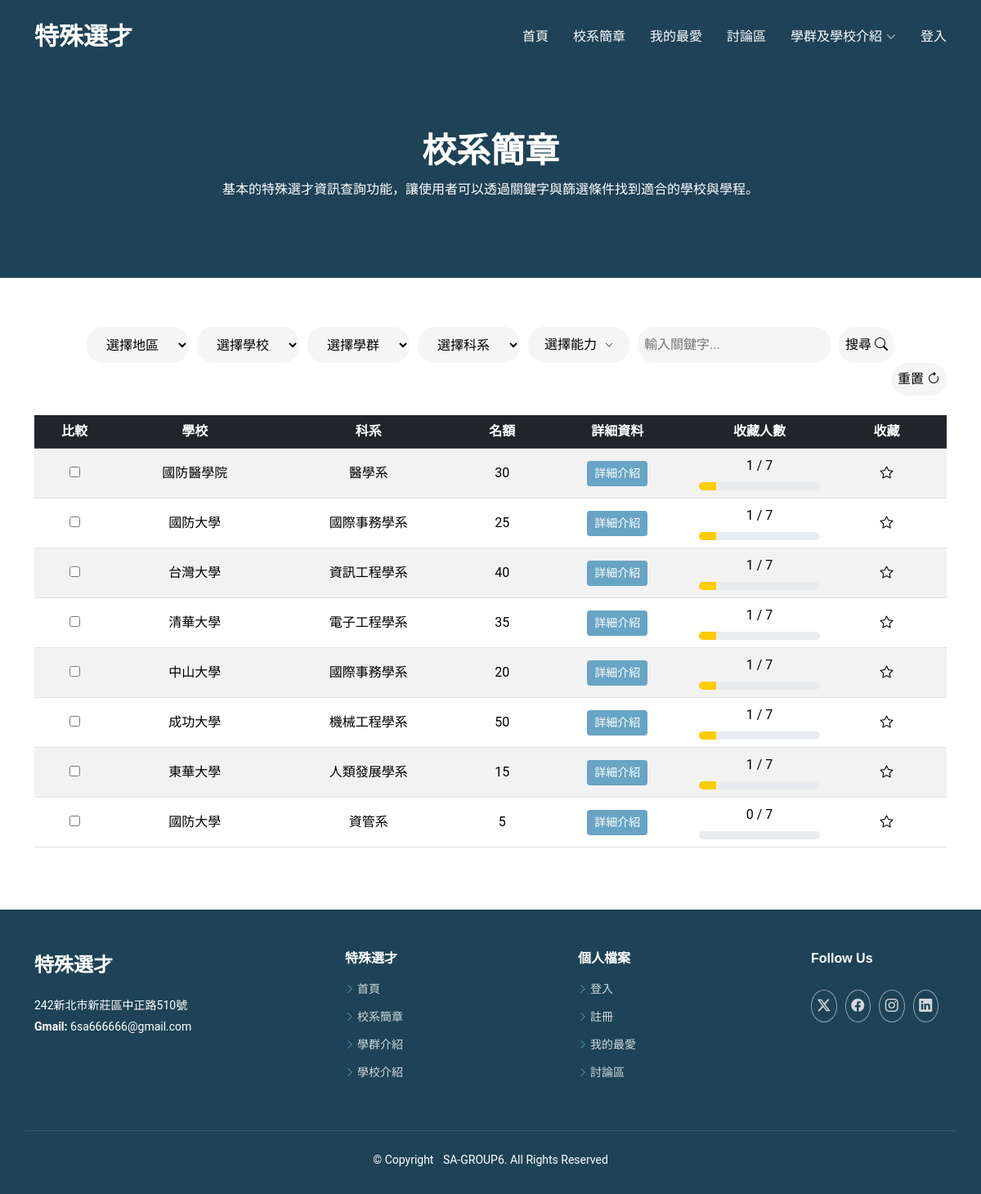
/Moderna/about.php, run on an earlier commit of the app's database.
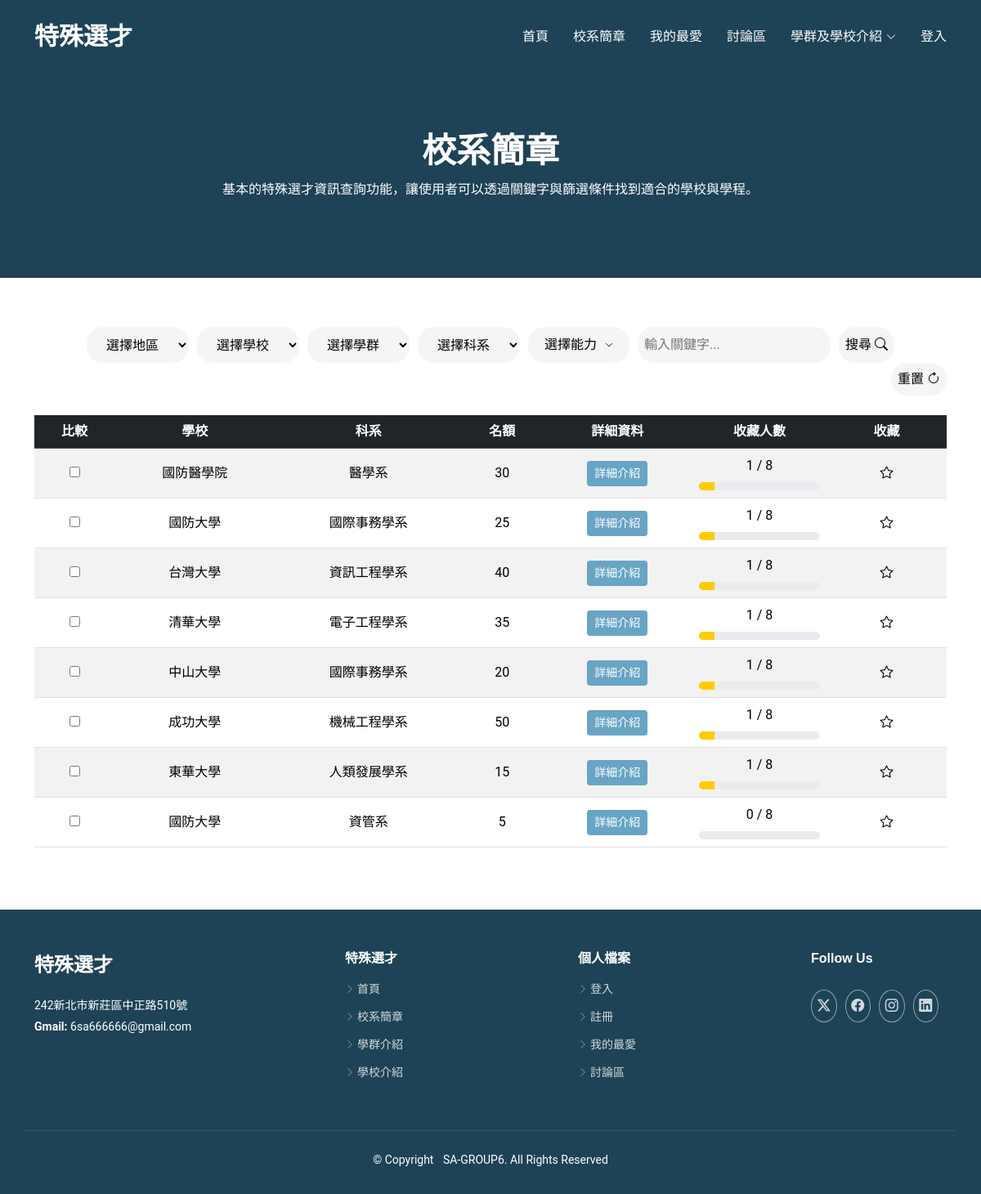
And on a later commit of the database.
### tables this page shows
CREATE TABLE `sch_description` (
  `Sch_num` varchar(20) NOT NULL,
  `School_Name` varchar(20) NOT NULL,
  `p_type` varchar(10) NOT NULL,
  `Department` varchar(20) NOT NULL,
  `Region` varchar(10) NOT NULL,
  `address` varchar(50) NOT NULL,
  `Disc_Cluster` varchar(10) NOT NULL,
  `requirement` varchar(500) NOT NULL,
  `Exam_Item` varchar(20) DEFAULT NULL,
  `Talent` varchar(10) DEFAULT NULL,
  `ID` varchar(10) DEFAULT NULL,
  `Plan` varchar(10) DEFAULT NULL,
  `Quota` int(11) NOT NULL,
  `exam_date` date DEFAULT NULL,
  `Contact` varchar(225) DEFAULT NULL,
  `link` varchar(225) DEFAULT NULL,
  `note` varchar(100) DEFAULT NULL
);

### Moderna/about.php (the view, shortened to what this page needs)
<?php
$isAdmin = false;
$showAdminInterface = isset($_GET['admin']) && $isAdmin;
?>
<?php include('header.php'); ?>
<!DOCTYPE html>
<html lang="zh-Hant">
<head>
  <link href="assets/vendor/bootstrap/css/bootstrap.min.css" rel="stylesheet">
  <link href="assets/vendor/bootstrap-icons/bootstrap-icons.css" rel="stylesheet">
  <link href="assets/vendor/aos/aos.css" rel="stylesheet">
  <link href="assets/vendor/glightbox/css/glightbox.min.css" rel="stylesheet">
  <link href="assets/vendor/swiper/swiper-bundle.min.css" rel="stylesheet">
  <link href="assets/css/main.css" rel="stylesheet">
</head>
<body class="about-page">
<main class="main">
  <div class="page-title dark-background">
    <div class="container position-relative">
      <h1>校系簡章</h1>
      <p>基本的特殊選才資訊查詢功能，讓使用者可以透過關鍵字與篩選條件找到適合的學校與學程。</p>
    </div>
  </div>
  <section id="about" class="about section">
    <div class="container">
    <?php
include 'db.php';
$filters = [
    "q" => $_GET['q'] ?? "",
    "region" => $_GET['region'] ?? "",
    "department" => $_GET['department'] ?? "",
    "talent" => $_GET['talent'] ?? [],
    "school_name" => $_GET['school_name'] ?? "",
    "disc_cluster" => $_GET['disc_cluster'] ?? ""
];
$sql = "SELECT sd.* FROM sch_description sd";
$sql .= " WHERE sd.is_deleted = 0";
$stmt = $conn->prepare($sql);
$stmt->execute();
$result = $stmt->get_result();
$results = $result ? $result->fetch_all(MYSQLI_ASSOC) : [];
?>
<div class="filter-container">
<form method="GET" action="" class="filter-form">
    <select name="region" id="region">
        <option value="">選擇地區</option>
    </select>
    <select name="school_name" id="school_name">
        <option value="">選擇學校</option>
    </select>
    <select name="disc_cluster" id="disc_cluster">
        <option value="">選擇學群</option>
    </select>
    <select name="department" id="department">
        <option value="">選擇科系</option>
    </select>
    <div class="filter-form">
    <button type="button" id="toggleTalentDropdown" class="select-button d-flex justify-content-between align-items-center">
    <span>
        <?= !empty($filters["talent"]) ? implode(", ", $filters["talent"]) : "選擇能力" ?>
    </span>
    <i class="bi bi-chevron-down" style="font-size: 10px;margin-left: 10px;"></i>
</button>
</div>
    <input type="text" name="q" value="<?= htmlspecialchars($filters['q']) ?>" placeholder="輸入關鍵字..." class="search-input">
    <button type="submit" class="search-button">搜尋 <i class="bi bi-search"></i></button>
</form>
</div>
      <div style="display: flex; justify-content: flex-end;">
        <form method="GET" >
        <button type="submit" class="clear-button">重置 <i class="bi bi-arrow-clockwise"></i></button>
        </form>
      </div>
<?php if (!empty($results)): ?>
<table class="table table-striped table-hover align-middle text-center mt-4">
  <thead class="table-dark">
    <tr><th>比較</th><th>學校</th><th>科系</th><th>名額</th><th>詳細資料</th><th>收藏人數</th><th>收藏</th></tr>
  </thead>
  <tbody>
<?php foreach ($results as $row): ?>
<tr>
  <td>
    <input type="checkbox" class="compare-checkbox" value="<?= htmlspecialchars($row['Sch_num']) ?>">
  </td>
  <td><?= htmlspecialchars($row['School_Name']); ?></td>
  <td><?= htmlspecialchars($row['Department']); ?></td>
  <td><?= htmlspecialchars($row['Quota']); ?></td>
  <td>
  <?php if ($showAdminInterface): ?>
    <a href="about-admin.php?sch_num=<?= urlencode($row['Sch_num']) ?>" class="btn btn-sm" style="background-color: var(--accent-color); color:white;">
      管理校系簡章
    </a>
  <?php else: ?>
    <a href="school_detail.php?sch_num=<?= urlencode($row['Sch_num']) ?>" class="btn btn-sm" style="background-color: var(--accent-color); color:white;">
      詳細介紹
    </a>
  <?php endif; ?>
  </td>
        <td>
  <?php
    $connFav = new mysqli("localhost", "root", "", "SA-6");
    $totalUsersResult = $connFav->query("SELECT COUNT(DISTINCT User_ID) AS total_users FROM account");
    $totalUsers = $totalUsersResult->fetch_assoc()['total_users'] ?? 0;
    $stmt = $connFav->prepare("SELECT COUNT(DISTINCT User_ID) AS total_fav FROM my_favorites WHERE Sch_num = ?");
    $stmt->bind_param("s", $row['Sch_num']);
    $stmt->execute();
    $res = $stmt->get_result();
    $favCount = $res->fetch_assoc()['total_fav'] ?? 0;
    $percentage = ($totalUsers > 0) ? round($favCount / $totalUsers * 100) : 0;
    $schNum = htmlspecialchars($row['Sch_num']);
  ?>
  <div id="fav-info-<?= $schNum ?>">
    <?= $favCount ?> / <?= $totalUsers ?>
    <div class="progress mt-2" style="height: 10px;">
      <div class="progress-bar" id="fav-bar-<?= $schNum ?>" role="progressbar"
        style="width: <?= $percentage ?>%; background-color: #FFCC00;"
        aria-valuenow="<?= $percentage ?>" aria-valuemin="0" aria-valuemax="100">
      </div>
    </div>
  </div>
</td>
        <td>
<button class="favorite-btn"   style="background-color: transparent; "
  data-sch-num="<?php echo $row['Sch_num']; ?>"
  onclick="toggleStar(this)">
  <i class="bi bi-star"></i>
</button>
    </td>
</tr>
<?php endforeach; ?>
</tbody></table>
<?php else: ?>
<p>沒有找到相關結果。</p>
<?php endif; ?>
</div></section>
</main>
<?php include('footer.php'); ?>
</body>
</html>

What changed in the data, as far as the page shows it:
changed sch_description "國防醫學院": totalUsers "7" → "8"; $percentage 14 → 13 (drawn)
changed sch_description (number 2 of 8 on the later page): totalUsers "7" → "8"; $percentage 14 → 13 (drawn)
changed sch_description "台灣大學": totalUsers "7" → "8"; $percentage 14 → 13 (drawn)
changed sch_description "清華大學": totalUsers "7" → "8"; $percentage 14 → 13 (drawn)
changed sch_description "中山大學": totalUsers "7" → "8"; $percentage 14 → 13 (drawn)
changed sch_description "成功大學": totalUsers "7" → "8"; $percentage 14 → 13 (drawn)
changed sch_description "東華大學": totalUsers "7" → "8"; $percentage 14 → 13 (drawn)
changed sch_description "資管系": totalUsers "7" → "8"
